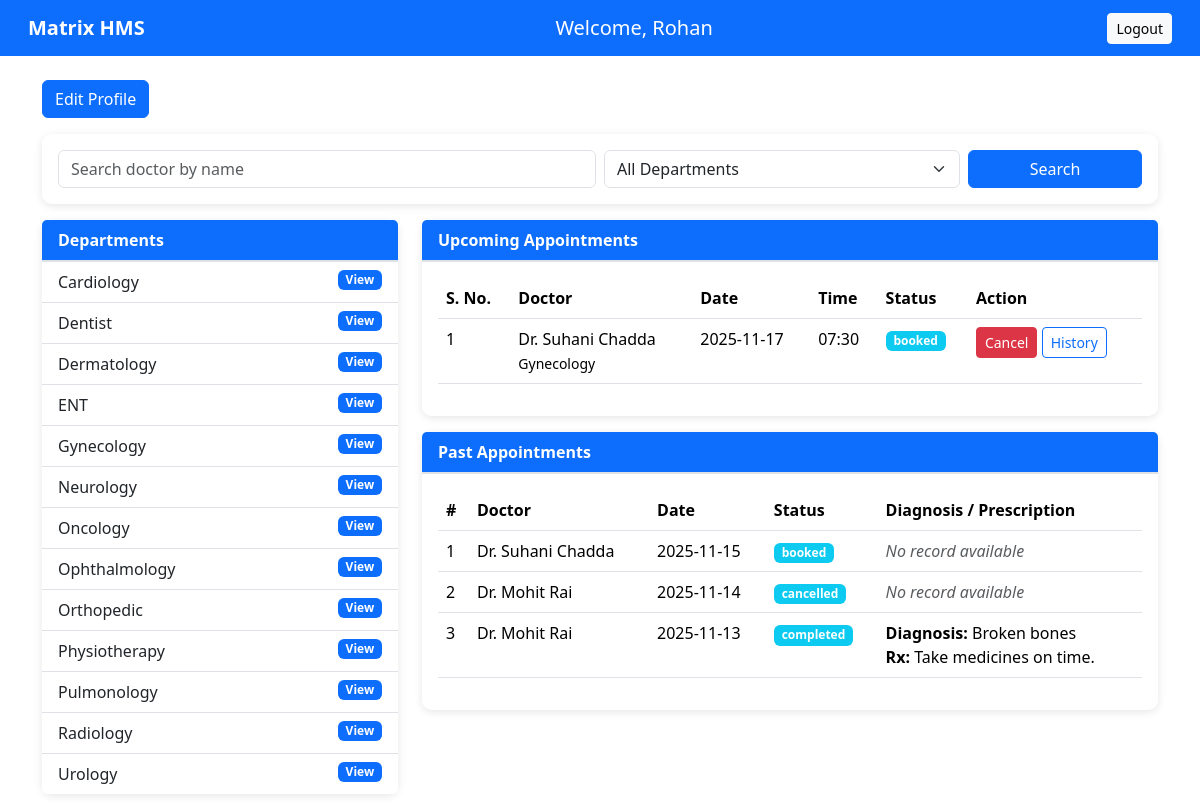
/patient_dashboard/Rohan, run on the app's committed database.
### models.py (models this page shows)
class Department(db.Model):
    __tablename__ = 'departments'
    id = db.Column(db.Integer, primary_key=True)
    department_name = db.Column(db.String(100), unique=True, nullable=False)
    description = db.Column(db.Text)
    doctors = db.relationship('Doctor', back_populates='department', lazy=True)

class Appointment(db.Model):
    __tablename__ = 'appointments'
    id = db.Column(db.Integer, primary_key=True)
    patient_id = db.Column(db.Integer, db.ForeignKey('patients.id'), nullable=False)
    doctor_id = db.Column(db.Integer, db.ForeignKey('doctors.id'), nullable=False)
    appointment_date = db.Column(db.Date, nullable=False)
    appointment_time = db.Column(db.Time, nullable=False)
    status = db.Column(db.String(20), default='booked')  # booked, completed, cancelled
    created_at = db.Column(db.DateTime, default=datetime.utcnow)
    patient = db.relationship('Patient', back_populates='appointments')
    doctor = db.relationship('Doctor', back_populates='appointments')
    history_record = db.relationship('PatientHistory', back_populates='appointment', uselist=False)

class User(db.Model):
    __tablename__ = 'users'
    id = db.Column(db.Integer, primary_key=True)
    user_name = db.Column(db.String(100), nullable=False)
    user_email = db.Column(db.String(100), unique=True, nullable=False)
    user_password = db.Column(db.String(200), nullable=False)
    user_role = db.Column(db.String(20), nullable=False)  # 'admin', 'doctor', 'patient'
    created_at = db.Column(db.DateTime, default=datetime.utcnow)
    doctor_profile = db.relationship('Doctor', back_populates='user', uselist=False)
    patient_profile = db.relationship('Patient', back_populates='user', uselist=False)

class PatientHistory(db.Model):
    __tablename__ = 'patient_history'
    id = db.Column(db.Integer, primary_key=True)
    patient_id = db.Column(db.Integer, db.ForeignKey('patients.id'), nullable=False)
    appointment_id = db.Column(db.Integer, db.ForeignKey('appointments.id'), unique=True)
    doctor_id = db.Column(db.Integer, db.ForeignKey('doctors.id'))
    visit_type = db.Column(db.String(50))       # e.g., 'Consultation', 'Follow-up', 'Emergency'
    test_type = db.Column(db.String(100))       # e.g., 'Blood Test', 'X-Ray', 'MRI'
    diagnosis = db.Column(db.Text)              # Doctor's diagnosis
    treatment = db.Column(db.Text)              # Treatment plan/procedure performed
    prescription = db.Column(db.Text)           # Medicines prescribed
    doctor_name = db.Column(db.String(100))     # Doctor's name at time of visit
    department = db.Column(db.String(100))      # Department name at time of visit
    created_at = db.Column(db.DateTime, default=datetime.utcnow)
    patient = db.relationship('Patient', back_populates='medical_history')
    doctor = db.relationship('Doctor', back_populates='patient_histories')
    appointment = db.relationship('Appointment', back_populates='history_record')

### app.py (the view)
@app.route('/patient_dashboard/<string:username>')
def patient_dashboard(username):
    user = User.query.filter_by(user_name=username, user_role='patient').first()
    patient = Patient.query.filter_by(id=user.id).first()
    departments = Department.query.order_by(Department.department_name).all()
    q = request.args.get('q', '').strip()
    dept_id = request.args.get('dept', type=int)
    doctors_query = Doctor.query.join(User, Doctor.id == User.id)  # join to access user_name
    if q:
        doctors_query = doctors_query.filter(User.user_name.ilike(f"%{q}%"))
    if dept_id:
        doctors_query = doctors_query.filter(Doctor.department_id == dept_id)
    found_doctors = doctors_query.all() if (q or dept_id) else []
    today = date.today()
    upcoming = (Appointment.query
        .filter_by(patient_id=patient.id)
        .filter(
            (Appointment.appointment_date >= today) &
            (Appointment.status == 'booked'))
            .order_by(Appointment.appointment_date, Appointment.appointment_time)
            .all())
    past = (Appointment.query
        .filter_by(patient_id=patient.id)
        .filter(
            (Appointment.appointment_date < today) |
            Appointment.status.in_(['completed', 'cancelled'])
        )
        .order_by(Appointment.appointment_date.desc())
        .all())
    return render_template('PatientUI/patient_dashboard.html',
                           username=username,
                           user=user,
                           patient=patient,
                           departments=departments,
                           found_doctors=found_doctors,
                           upcoming=upcoming,
                           past=past,
                           q=q,
                           dept_id=dept_id)

### templates/PatientUI/patient_dashboard.html (shortened to what this page needs)
{% extends "base.html" %}
{% block content %}
<div class="container mt-4">
    <a href="{{ url_for('edit_profile', patient_id=patient.id) }}" class="btn btn-primary mb-3 w-auto">
        Edit Profile
    </a>
    <div class="card mb-3 p-3">
        <form method="get" action="{{ url_for('patient_dashboard', username=username) }}">
            <div class="row g-2">
                <div class="col-md-6">
                    <input type="text" name="q" class="form-control" placeholder="Search doctor by name"
                        value="{{ q }}">
                </div>
                <div class="col-md-4">
                    <select name="dept" class="form-select">
                        <option value="">All Departments</option>
                    </select>
                </div>
                <div class="col-md-2">
                    <button class="btn btn-primary w-100">Search</button>
                </div>
            </div>
        </form>
    </div>
    <div class="row">
        <div class="col-md-4">
            <div class="card mb-3">
                <div class="card-header bg-primary text-white "><strong>Departments</strong></div>
                <div class="list-group list-group-flush">
                    {% for d in departments %}
                    <a href="{{ url_for('department_detail', dept_id=d.id, username=username) }}"
                        class="list-group-item list-group-item-action">
                        {{ d.department_name }}
                        <span class="badge bg-primary float-end">View</span>
                    </a>
                    {% endfor %}
                </div>
            </div>
        </div>
        <div class="col-md-8">
            <div class="card mb-3">
                <div class="card-header bg-primary text-white"><strong>Upcoming Appointments</strong></div>
                <div class="card-body">
                    {% if upcoming %}
                    <div class="table-responsive">
                        <table class="table table-hover">
                            <thead>
                                <tr>
                                    <th>S. No.</th>
                                    <th>Doctor</th>
                                    <th>Date</th>
                                    <th>Time</th>
                                    <th>Status</th>
                                    <th>Action</th>
                                </tr>
                            </thead>
                            <tbody>
                                {% for a in upcoming %}
                                <tr>
                                    <td>{{ loop.index }}</td>
                                    <td>{{ a.doctor.user.user_name }} <br><small>{{ a.doctor.department.department_name
                                            }}</small></td>
                                    <td>{{ a.appointment_date.strftime('%Y-%m-%d') }}</td>
                                    <td>{{ a.appointment_time.strftime('%H:%M') }}</td>
                                    <td><span class="badge bg-info">{{ a.status }}</span></td>
                                    <td>
                                        <form method="post"
                                            action="{{ url_for('patient_cancel_appointment', username=username, appointment_id=a.id) }}"
                                            style="display:inline;">
                                            <button class="btn btn-danger btn-sm" type="submit">Cancel</button>
                                        </form>
                                        <a href="{{ url_for('view_patient_history', role='patient', username=username, patient_id=patient.id) }}"
                                            class="btn btn-outline-primary btn-sm">History</a>
                                    </td>
                                </tr>
                                {% endfor %}
                            </tbody>
                        </table>
                    </div>
                    {% else %}
                    <p class="text-muted">No upcoming appointments.</p>
                    {% endif %}
                </div>
            </div>
            <div class="card">
                <div class="card-header bg-primary text-white"><strong>Past Appointments</strong></div>
                <div class="card-body">
                    {% if past %}
                    <div class="table-responsive">
                        <table class="table table-hover">
                            <thead>
                                <tr>
                                    <th>#</th>
                                    <th>Doctor</th>
                                    <th>Date</th>
                                    <th>Status</th>
                                    <th>Diagnosis / Prescription</th>
                                </tr>
                            </thead>
                            <tbody>
                                {% for a in past %}
                                <tr>
                                    <td>{{ loop.index }}</td>
                                    <td>{{ a.doctor.user.user_name }}</td>
                                    <td>{{ a.appointment_date.strftime('%Y-%m-%d') }}</td>
                                    <td><span class="badge bg-info">{{ a.status }}</span></td>
                                    <td>
                                        {% if a.history_record %}
                                        <strong>Diagnosis:</strong> {{ a.history_record.diagnosis }}<br>
                                        <strong>Rx:</strong> {{ a.history_record.prescription }}
                                        {% else %}
                                        <em class="text-muted">No record available</em>
                                        {% endif %}
                                    </td>
                                </tr>
                                {% endfor %}
                            </tbody>
                        </table>
                    </div>
                    {% else %}
                    <p class="text-muted">No past appointments.</p>
                    {% endif %}
                </div>
            </div>
        </div>
    </div>
</div>
{% endblock %}

### templates/PatientUI/patient_dashboard.html (style rules this page uses)
body { background-image: url('/static/images/Doc-Patient\ bg.jpg'); background-size: cover; background-repeat: no-repeat; background-attachment: fixed; min-height: 100vh; }
.card { background-color: rgba(255, 255, 255, 0.95); border: none; border-radius: 10px; box-shadow: 0 2px 8px rgba(0, 0, 0, 0.1); }
.card-header { background-color: rgba(248, 249, 250, 0.95); border-bottom: 2px solid #dee2e6; font-weight: 600; }
.table { background-color: transparent; }
.list-group-item { background-color: rgba(255, 255, 255, 0.9); }

### data on the page
Department: department_name "Cardiology"
Department: department_name "Dentist"
Department: department_name "Dermatology"
Department: department_name "ENT"
Department: department_name "Gynecology"
Department: department_name "Neurology"
Department: department_name "Oncology"
Department: department_name "Ophthalmology"
Department: department_name "Orthopedic"
Department: department_name "Physiotherapy"
Department: department_name "Pulmonology"
Department: department_name "Radiology"
Department: department_name "Urology"
Appointment: doctor.user.user_name "Dr. Suhani Chadda", doctor.department.department_name "Gynecology", appointment_date "2025-11-17", appointment_time "07:30", status "booked"
Appointment: doctor.user.user_name "Dr. Suhani Chadda", appointment_date "2025-11-15", status "booked", shows "No record available"
Appointment: doctor.user.user_name "Dr. Mohit Rai", appointment_date "2025-11-14", status "cancelled", shows "No record available"
Appointment: doctor.user.user_name "Dr. Mohit Rai", appointment_date "2025-11-13", status "completed", history_record.diagnosis "Broken bones", history_record.prescription "Take medicines on time."

### other printed values
{{ username }} "Rohan"
